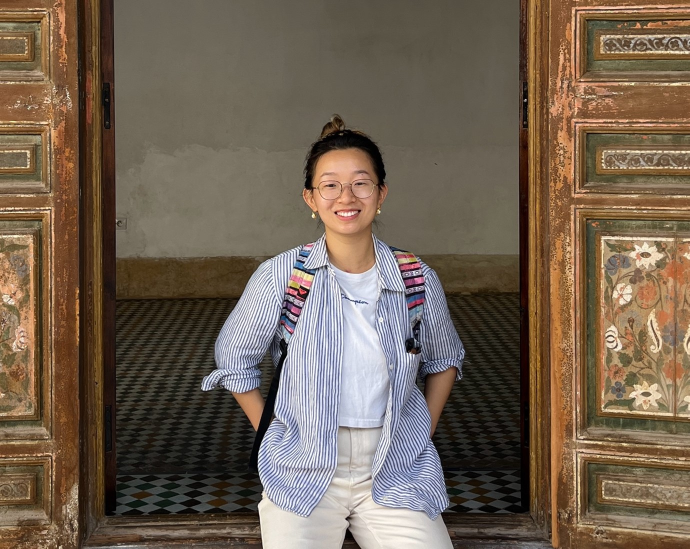
#> input picture img/xin.jpg, 1379 x 1098 px, found by its file name (shown at 1/2 size); its folder holds only this picture in this run
$ python hublot.py
#> lines starting #> are read from the running program, lines starting #| are printed output that depends on the picture; after the words box and inside, x2 and y2 are one past the last pixel; in counts of white or black regions, pixels touching at a corner belong together
import os
import cv2
import numpy as np
from PIL import Image, ImageDraw

# Path to the folder containing the images
img_folder = '..\img'

# Path to OpenCV's haarcascades xml file for face detection
face_cascade = cv2.CascadeClassifier(cv2.data.haarcascades + 'haarcascade_frontalface_default.xml')

# Check if directory exists
if not os.path.isdir(img_folder):
    raise ValueError(f"Directory '{img_folder}' does not exist")

# Iterate over all files in the folder
for filename in os.listdir(img_folder):
    if filename.endswith(".jpg") or filename.endswith(".png"):
        img_path = os.path.join(img_folder, filename)
        img = cv2.imread(img_path)
#> img is the input picture: shape (1098, 1379, 3); mean B, G, R 81.8, 98.1, 114.4
        gray = cv2.cvtColor(img, cv2.COLOR_BGR2GRAY)
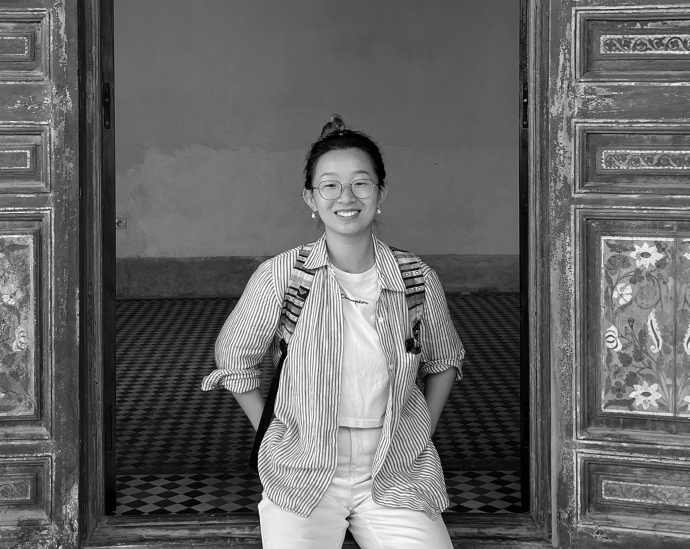
#> gray: shape (1098, 1379) (shown at 1/2 size); min 0, max 255, mean 101
        faces = face_cascade.detectMultiScale(gray, 1.3, 5)
#> faces = [[605, 302, 166, 166]]

        expand_factor = 0.2  # 20% expansion in all directions

        for (x, y, w, h) in faces:
            # Expand the rectangle
            x -= int(w * expand_factor)
            y -= int(h * expand_factor)
            w += int(2 * w * expand_factor)
            h += int(2 * h * expand_factor)

            face = img[max(0, y):min(y + h, img.shape[0]), max(0, x):min(x + w, img.shape[1])]
            #face = img[y:y + h, x:x + w]
            face = cv2.resize(face, (100, 100))
            output_img = Image.fromarray(cv2.cvtColor(face, cv2.COLOR_BGR2RGB))

            # Make a circular mask
            mask = Image.new('L', (100, 100), 0)
            draw = ImageDraw.Draw(mask)
            draw.ellipse((0, 0) + (100, 100), fill=255)

            result = Image.new('RGB', (100, 100), (255, 255, 255))
            result.paste(output_img, mask=mask)
            result.save(os.path.join(img_folder, 'result', filename))
#> this loop made 1 pass
#> (x, y, w, h) on pass 1: (572, 269, 232, 232)
#> pass 1, `face = img[max(0, y):min(y + h, img.shape[0]), max(0, x):min(x + w, im..`:
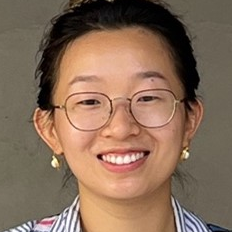
#> face: shape (232, 232, 3); mean B, G, R 88.7, 108.4, 135.4
#> pass 1, `face = cv2.resize(face, (100, 100))`:
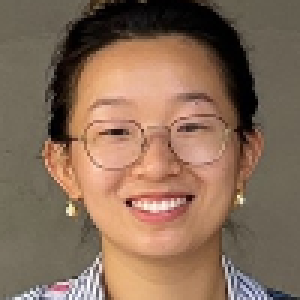
#> face: shape (100, 100, 3) (shown 3 times larger); mean B, G, R 88.7, 108.3, 135.3
#> after the loop:
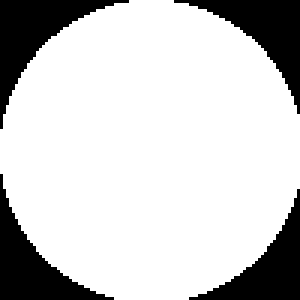
#> mask: PIL image 100x100 L (shown 3 times larger); 79.8% white; 4 black regions, box (x1, y1, x2, y2) and area: (0, 0, 43, 43) 549, (58, 0, 100, 38) 506, (0, 58, 38, 100) 506, (63, 63, 100, 100) 464
#> after the loop:
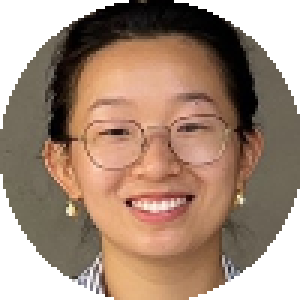
#> result: PIL image 100x100 RGB (shown 3 times larger); mean R, G, B 164.3, 138.8, 121.3

print("All images processed.")
